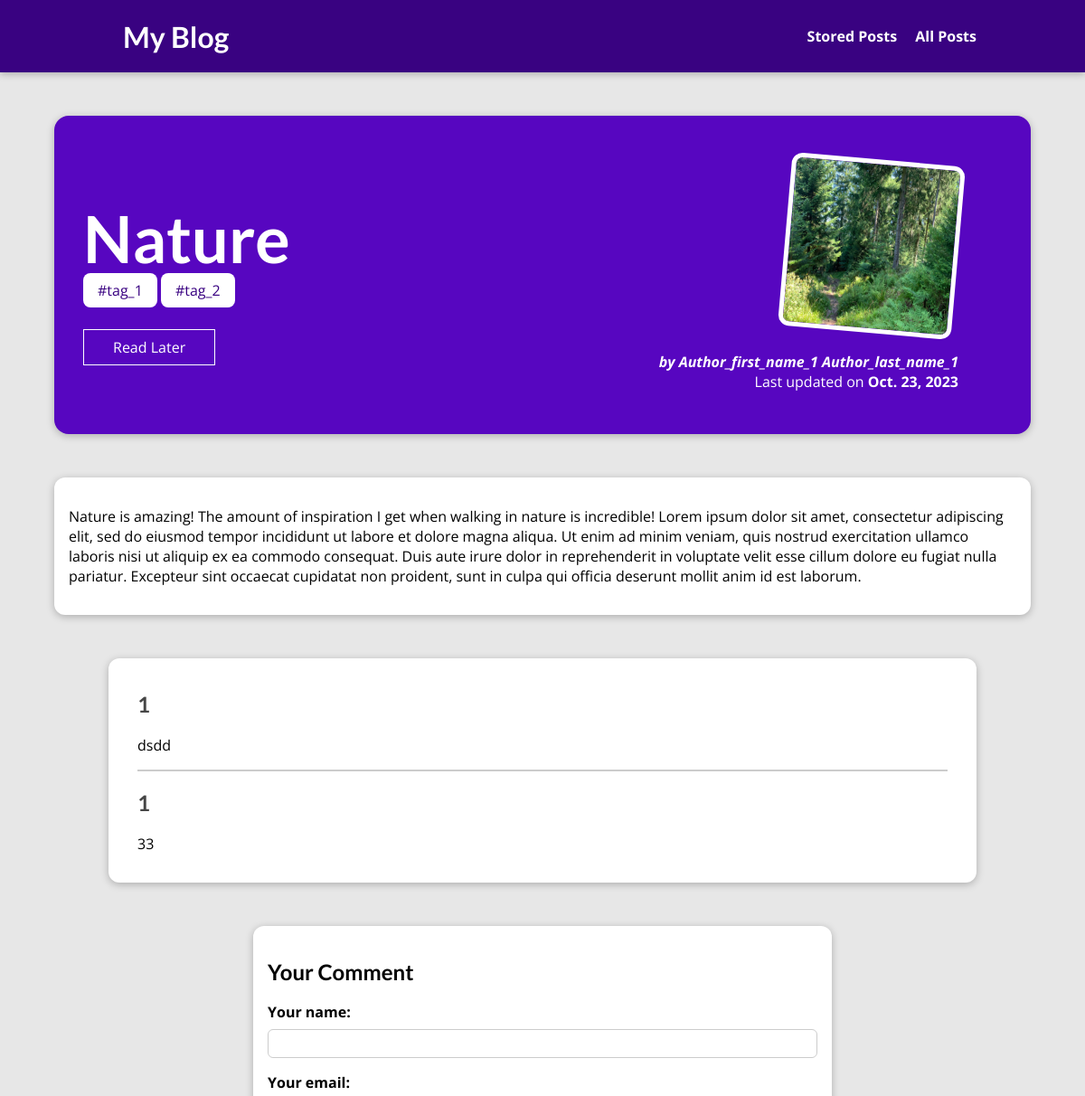
Page /blog/posts/nature (upper part) on the earlier database version.
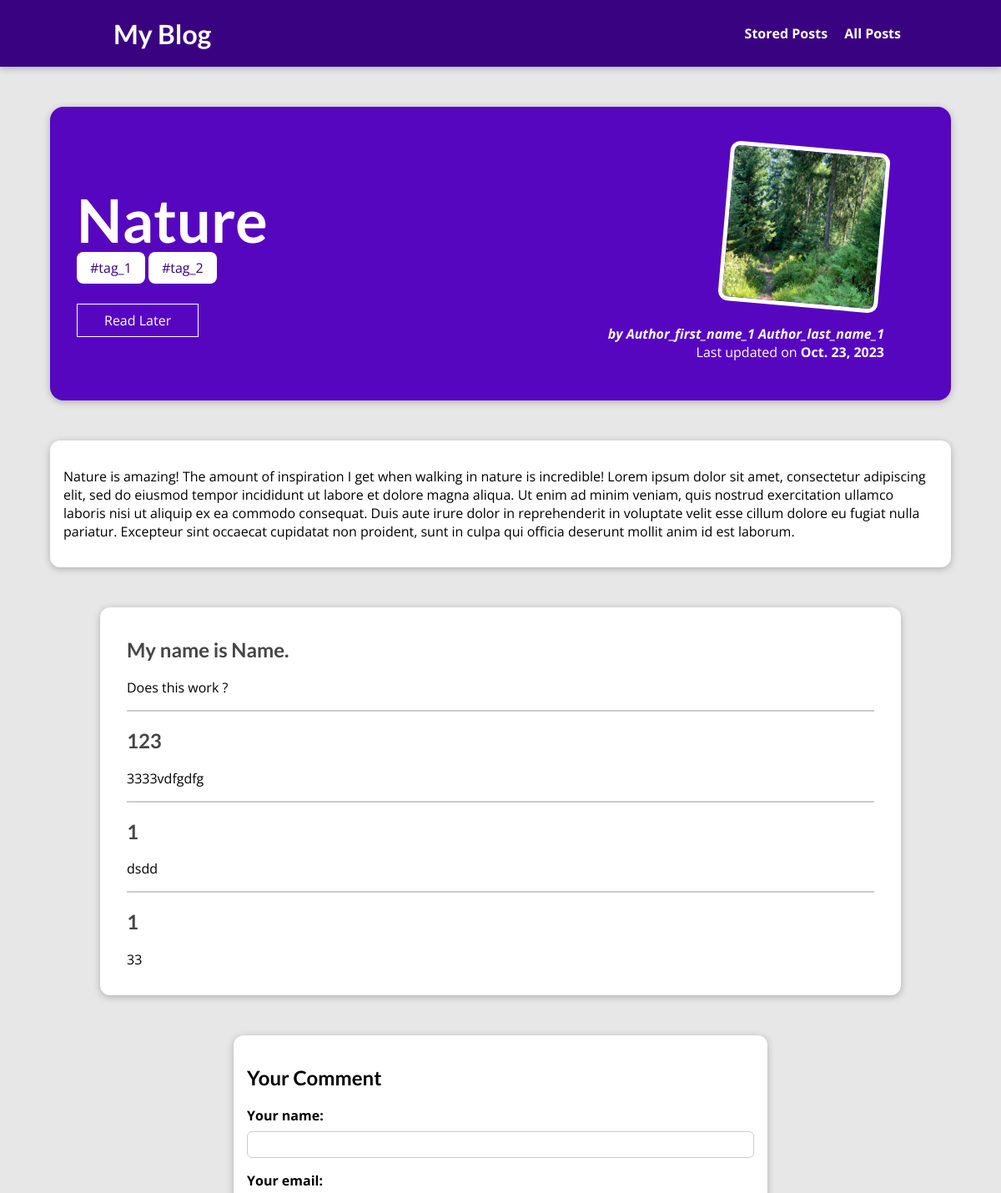
Same page on the later database version.
### blog/models.py (models this page shows, shortened)
class Post(models.Model):
    title = models.CharField(max_length=100)
    excerpt = models.CharField(max_length=200)
    image = models.ImageField(upload_to='posts', null=True)
    date = models.DateField(auto_now=True)
    slug = models.SlugField(unique=True, db_index=True)
    content = models.TextField(validators=[MinLengthValidator(10)])
    author = models.ForeignKey(Author, on_delete=models.SET_NULL, null=True, related_name='posts')
    tag = models.ManyToManyField(Tag)
    class Meta:
        ordering = ('date',)

class Tag(models.Model):
    caption = models.CharField(max_length=50)

class Author(models.Model):
    first_name = models.CharField(max_length=100)
    last_name = models.CharField(max_length=100)
    email_address = models.EmailField(default='test@test.com')
    def full_name(self):
        return f"{self.first_name} {self.last_name}"
    def __str__(self):
        return self.full_name()

class Comment(models.Model):
    user_name = models.CharField(max_length=80)
    user_email = models.EmailField()
    text = models.TextField(max_length=400)
    post = models.ForeignKey(Post, on_delete=models.CASCADE, related_name='comments')

### blog/views.py (the view, shortened to what this page needs)
# urls.py: path("posts/<slug:slug>", views.ReviewDetailView.as_view(), name='post-detail-page'),
class ReviewDetailView(View):
    def is_stored_post(self, request, post_id):
        stored_posts = request.session.get('stored_posts')
        if stored_posts is not None:
            is_saved_for_later = post_id in stored_posts
        else:
            is_saved_for_later = False
        return is_saved_for_later
    def get(self, request, slug):
        post = Post.objects.get(slug=slug)
        context = {
            'post': post,
            'post_tags': post.tag.all(),
            'comment_form': CommentForm(),
            'comments': post.comments.all().order_by('-id'),
            'saved_for_later': self.is_stored_post(request, post.id),
        }
        return render(request, 'blog/post-detail.html', context)

### blog/forms.py
class CommentForm(forms.ModelForm):
    class Meta:
        model = Comment
        fields = ['user_name', 'user_email', 'text']
        labels = {
            'user_name': "Your name",
            'user_email': 'Your email',
            'text': 'Your comment'
        }

### blog/templates/blog/post-detail.html (shortened to what this page needs)
{% extends "base.html" %}
{% load static %}
{% block css_files %}
    <link rel="stylesheet" href="{% static "blog/post-detail.css" %}"/>
{% endblock %}
{% block content %}
    <section id="summary">
        <h2>{{ post.title }}</h2>
        <div>
            {% for t in post_tags %}
                <span class="tag">{{ t.caption }}</span>
            {% endfor %}
        </div>
        <div id="read-later">
            <form action="{% url 'read-later-page' %}" method="POST">
                <button>
                    {% if saved_for_later %}
                        Remove from "Read Later" List
                    {% else %}
                        Read Later
                    {% endif %}
                </button>
            </form>
        </div>
        <article>
            <img src="{{ post.image.url }}" alt={{ post.title }} />
            <address>by <a href="mailto:{{ post.author.email_address }}">{{ post.author }}</a></address>
            <div>Last updated on <time>{{ post.date }}</time></div>
        </article>
    </section>
    <main>
        {{ post.content|linebreaks }}
    </main>
    <section id="comments">
        <ul>
        {% for comment in comments %}
            <li>
                <h2>{{ comment.user_name }}</h2>
                <p>{{ comment.text|linebreaks }}</p>
            </li>
        {% endfor %}
        </ul>
    </section>
    <section id="comment-form">
        <h2>Your Comment</h2>
        <form action="{% url "post-detail-page" post.slug %}" method="POST">
            {% for form_field in comment_form %}
                <div class="form-control {% if form_field.errors %}invalid{% endif %}">
                    {{ form_field.label_tag }}
                    {{ form_field }}
                </div>
            {% endfor %}
        </form>
    </section>
{% endblock %}

### templates/base.html (shortened to what this page needs)
{% load static %}
<!DOCTYPE html>
<html lang="en">
<head>
    <link rel="stylesheet" href="{% static 'app.css' %}"/>
    {% block css_files %}{% endblock %}
</head>
<body>
    <header id="main-navigation">
        <h1><a href="{% url "starting-page" %}">My Blog</a></h1>
        <nav>
            <a href="{% url "read-later-page" %}">Stored Posts</a>
            <a href="{% url "posts-page" %}">All Posts</a>
        </nav>
    </header>
    {% block content %}
    {% endblock %}
</body>
</html>

### static/app.css (style rules this page uses)
* { box-sizing: border-box; }
html { font-family: 'Open Sans', 'Lato', sans-serif; }
body { margin: 0; }
h1, h2, h3 { font-family: 'Lato', sans-serif; font-weight: bold; }
#main-navigation { width: 100%; height: 5rem; display: flex; justify-content: space-between; align-items: center; padding: 0 10%; position: absolute; top: 0; left: 0; }
#main-navigation a { text-decoration: none; color: white; font-weight: bold; margin-left: 1rem; }

### blog/static/blog/post-detail.css (style rules this page uses)
body { background-color: #e7e7e7; }
#main-navigation { background-color: #390281; box-shadow: 0 2px 8px rgba(0, 0, 0, 0.25); }
#summary { margin: 8rem auto 3rem auto; padding: 2rem; width: 90%; max-width: 90rem; border-radius: 16px; background-color: #5706c0; position: relative; box-shadow: 0 2px 8px rgba(0, 0, 0, 0.25); height: 22rem; }
#summary h2 { color: white; font-size: 4.5rem; margin-bottom: 0.25rem; }
#summary article { position: absolute; top: 2rem; right: 3rem; padding: 1rem 2rem; border-radius: 12px; text-align: right; color: white; }
#summary article img { width: 12rem; height: 12rem; border-radius: 12px; transform: rotateZ(5deg); border: 5px solid white; margin-bottom: 1rem; }
#summary address { font-weight: bold; }
#summary a { color: white; text-decoration: none; }
#summary time { font-weight: bold; }
#read-later { margin: 2rem 0; }
#read-later button { background-color: transparent; border: 1px solid white; padding: 0.5rem 2rem; font: inherit; color: white; cursor: pointer; }
main { width: 90%; max-width: 90rem; margin: 3rem auto; background-color: white; padding: 1rem; border-radius: 12px; box-shadow: 0 2px 8px rgba(0, 0, 0, 0.25); }
.tag { background-color: white; color: #390281; padding: 0.5rem 1rem; border-radius: 8px; }
#comment-form { margin: 3rem auto; width: 90%; max-width: 40rem; border-radius: 12px; background-color: white; box-shadow: 0 2px 8px rgba(0, 0, 0, 0.25); padding: 1rem; }
.form-control { margin-bottom: 1rem; }
.form-control label { font-weight: bold; margin-bottom: 0.5rem; display: block; }
.form-control input, .form-control textarea { display: block; width: 100%; font: inherit; padding: 0.25rem; border-radius: 6px; border: 1px solid #ccc; }
#comments { margin: 3rem auto; width: 90%; max-width: 60rem; border-radius: 12px; background-color: white; box-shadow: 0 2px 8px rgba(0, 0, 0, 0.25); padding: 1rem 2rem; }
#comments ul { list-style: none; margin: 0; padding: 0; }
#comments li { margin-bottom: 1rem; border-bottom: 2px solid #ccc; }
#comments li:last-of-type { border-bottom: none; }
#comments h2 { color: #464646; }

Differences in the rows shown:
added Comment: user_name "My name is Name.", text "Does this work ?"
added Comment: user_name "123", text "3333vdfgdfg"
